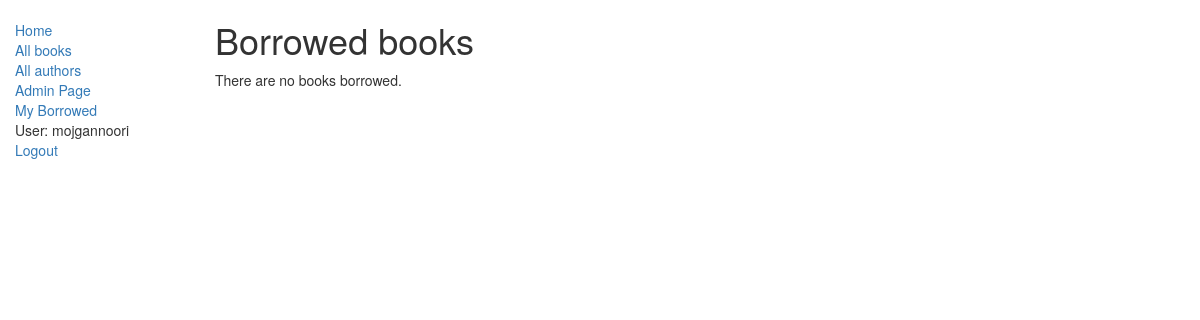
Page /catalog/mybooks/ (signed in) on the earlier database version.
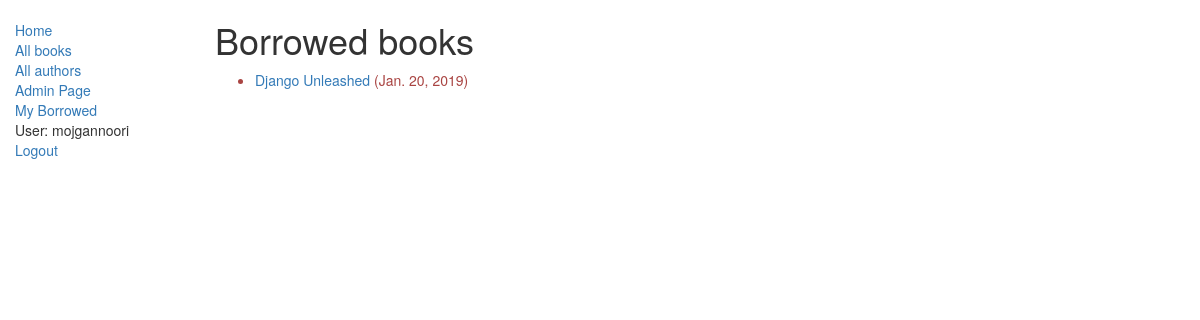
Same page on the later database version.
### catalog/models.py (models this page shows, shortened)
class BookInstance(models.Model):
    id = models.UUIDField(primary_key=True, default=uuid.uuid4,
                          help_text="Unique ID for this particular book across whole library")
    book = models.ForeignKey('Book', on_delete=models.SET_NULL, null=True)
    imprint = models.CharField(max_length=200)
    due_back = models.DateField(null=True, blank=True)
    LOAN_STATUS = (
        ('m', 'Maintenance'),
        ('o', 'On loan'),
        ('a', 'Available'),
        ('r', 'Reserved')
    )
    status = models.CharField(max_length=1, choices=LOAN_STATUS,
                              blank=True, default='m', help_text='Book availablity')
    borrower = models.ForeignKey(
        User, on_delete=models.SET_NULL, null=True, blank=True)
    class Meta:
        ordering = ["due_back"]
        permissions = (("can_mark_returned", "Set book as returned"),)
    @property
    def is_overdue(self):
        if self.due_back and date.today() > self.due_back:
            return True
        return False

class Book(models.Model):
    title = models.CharField(max_length=200)
    author = models.ForeignKey('Author', on_delete=models.SET_NULL, null=True)
    summary = models.TextField(
        max_length=1000, help_text="Enter a brief description of the book")
    isbn = models.CharField('ISBN', max_length=13, help_text="13 Character")
    genre = models.ManyToManyField(
        Genre, help_text="Select a genre for this book")

### catalog/views.py (the view)
class LoanedBooksByUserListView(LoginRequiredMixin, generic.ListView):
    template_name = 'catalog/bookinstance_list_borrowed_user.html'
    model = models.BookInstance
    paginate_by = 10
    def get_queryset(self):
        return models.BookInstance.objects.filter(
            borrower=self.request.user).filter(status__exact='o').order_by('due_back')

### catalog/templates/catalog/bookinstance_list_borrowed_user.html
{% extends "catalog/base_generic.html" %}
{% block content %}
<h1>Borrowed books</h1>
{% if bookinstance_list %}
<ul>
  {% for bookinst in bookinstance_list %}
  <li class="{% if bookinst.is_overdue %} text-danger {% endif %}">
    <a href="{% url 'catalog:book-detail' bookinst.book.pk %}">{{ bookinst.book.title }}</a> ({{ bookinst.due_back }})
  </li>
  {% endfor %}
</ul>
{% else %}
<p>There are no books borrowed.</p>
{% endif %}
{% endblock %}

Differences in the rows shown:
added BookInstance: book "Django Unleashed", due_back "Jan. 20, 2019"
Other differences:
text no longer shown: "There are no books borrowed."
